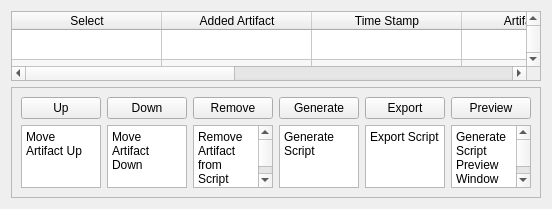
              <widget class="QWidget" name="script_accordion_16">
               <property name="geometry">
                <rect>
                 <x>0</x>
                 <y>0</y>
                 <width>548</width>
                 <height>197</height>
                </rect>
               </property>
               <attribute name="label">
                <string>Script</string>
               </attribute>
               <layout class="QVBoxLayout" name="script_verticallayout">
                <item>
                 <widget class="QTableWidget" name="table_tag_2">
                  <property name="acceptDrops">
                   <bool>false</bool>
                  </property>
                  <property name="editTriggers">
                   <set>QAbstractItemView::AnyKeyPressed|QAbstractItemView::DoubleClicked</set>
                  </property>
                  <property name="alternatingRowColors">
                   <bool>true</bool>
                  </property>
                  <property name="selectionBehavior">
                   <enum>QAbstractItemView::SelectRows</enum>
                  </property>
                  <property name="cornerButtonEnabled">
                   <bool>true</bool>
                  </property>
                  <property name="rowCount">
                   <number>10</number>
                  </property>
                  <attribute name="horizontalHeaderCascadingSectionResizes">
                   <bool>true</bool>
                  </attribute>
                  <attribute name="horizontalHeaderMinimumSectionSize">
                   <number>20</number>
                  </attribute>
                  <attribute name="horizontalHeaderDefaultSectionSize">
                   <number>150</number>
                  </attribute>
                  <attribute name="horizontalHeaderShowSortIndicator" stdset="0">
                   <bool>true</bool>
                  </attribute>
                  <attribute name="horizontalHeaderStretchLastSection">
                   <bool>true</bool>
                  </attribute>
                  <attribute name="verticalHeaderVisible">
                   <bool>false</bool>
                  </attribute>
                  <attribute name="verticalHeaderCascadingSectionResizes">
                   <bool>true</bool>
                  </attribute>
                  <attribute name="verticalHeaderShowSortIndicator" stdset="0">
                   <bool>true</bool>
                  </attribute>
                  <row/>
                  <row/>
                  <row/>
                  <row/>
                  <row/>
                  <row/>
                  <row/>
                  <row/>
                  <row/>
                  <row/>
                  <column>
                   <property name="text">
                    <string>Select</string>
                   </property>
                  </column>
                  <column>
                   <property name="text">
                    <string>Added Artifact</string>
                   </property>
                  </column>
                  <column>
                   <property name="text">
                    <string>Time Stamp</string>
                   </property>
                  </column>
                  <column>
                   <property name="text">
                    <string>Artifact Type</string>
                   </property>
                  </column>
                  <column>
                   <property name="text">
                    <string>Tag</string>
                   </property>
                  </column>
                  <column>
                   <property name="text">
                    <string>MAC Address</string>
                   </property>
                  </column>
                  <column>
                   <property name="text">
                    <string>Description</string>
                   </property>
                  </column>
                  <item row="0" column="0">
                   <property name="text">
                    <string/>
                   </property>
                   <property name="checkState">
                    <enum>Unchecked</enum>
                   </property>
                  </item>
                  <item row="0" column="1">
                   <property name="text">
                    <string/>
                   </property>
                   <property name="flags">
                    <set>ItemIsSelectable|ItemIsUserCheckable|ItemIsEnabled</set>
                   </property>
                  </item>
                  <item row="0" column="3">
                   <property name="text">
                    <string/>
                   </property>
                   <property name="flags">
                    <set>ItemIsSelectable</set>
                   </property>
                  </item>
                  <item row="0" column="4">
                   <property name="text">
                    <string/>
                   </property>
                   <property name="flags">
                    <set>ItemIsSelectable|ItemIsEditable|ItemIsEnabled</set>
                   </property>
                  </item>
                  <item row="1" column="0">
                   <property name="text">
                    <string/>
                   </property>
                   <property name="checkState">
                    <enum>Unchecked</enum>
                   </property>
                  </item>
                  <item row="1" column="1">
                   <property name="text">
                    <string/>
                   </property>
                   <property name="flags">
                    <set>ItemIsSelectable|ItemIsUserCheckable|ItemIsEnabled</set>
                   </property>
                  </item>
                  <item row="1" column="3">
                   <property name="text">
                    <string/>
                   </property>
                   <property name="flags">
                    <set>ItemIsSelectable</set>
                   </property>
                  </item>
                  <item row="1" column="4">
                   <property name="text">
                    <string/>
                   </property>
                   <property name="flags">
                    <set>ItemIsSelectable|ItemIsEditable|ItemIsEnabled</set>
                   </property>
                  </item>
                  <item row="2" column="0">
                   <property name="text">
                    <string/>
                   </property>
                   <property name="checkState">
                    <enum>Unchecked</enum>
                   </property>
                  </item>
                  <item row="2" column="1">
                   <property name="text">
                    <string/>
                   </property>
                   <property name="flags">
                    <set>ItemIsSelectable|ItemIsUserCheckable|ItemIsEnabled</set>
                   </property>
                  </item>
                  <item row="2" column="3">
                   <property name="text">
                    <string/>
                   </property>
                   <property name="flags">
                    <set>ItemIsSelectable</set>
                   </property>
                  </item>
                  <item row="2" column="4">
                   <property name="text">
                    <string/>
                   </property>
                   <property name="flags">
                    <set>ItemIsSelectable|ItemIsEditable|ItemIsEnabled</set>
                   </property>
                  </item>
                  <item row="3" column="0">
                   <property name="text">
                    <string/>
                   </property>
                   <property name="checkState">
                    <enum>Unchecked</enum>
                   </property>
                  </item>
                  <item row="3" column="1">
                   <property name="text">
                    <string/>
                   </property>
                   <property name="flags">
                    <set>ItemIsSelectable|ItemIsUserCheckable|ItemIsEnabled</set>
                   </property>
                  </item>
                  <item row="3" column="3">
                   <property name="text">
                    <string/>
                   </property>
                   <property name="flags">
                    <set>ItemIsSelectable</set>
                   </property>
                  </item>
                  <item row="3" column="4">
                   <property name="text">
                    <string/>
                   </property>
                   <property name="flags">
                    <set>ItemIsSelectable|ItemIsEditable|ItemIsEnabled</set>
                   </property>
                  </item>
                  <item row="4" column="0">
                   <property name="text">
                    <string/>
                   </property>
                   <property name="checkState">
                    <enum>Unchecked</enum>
                   </property>
                  </item>
                  <item row="4" column="1">
                   <property name="text">
                    <string/>
                   </property>
                   <property name="flags">
                    <set>ItemIsSelectable|ItemIsUserCheckable|ItemIsEnabled</set>
                   </property>
                  </item>
                  <item row="4" column="3">
                   <property name="text">
                    <string/>
                   </property>
                   <property name="flags">
                    <set>ItemIsSelectable</set>
                   </property>
                  </item>
                  <item row="4" column="4">
                   <property name="text">
                    <string/>
                   </property>
                   <property name="flags">
                    <set>ItemIsSelectable|ItemIsEditable|ItemIsEnabled</set>
                   </property>
                  </item>
                  <item row="5" column="0">
                   <property name="text">
                    <string/>
                   </property>
                   <property name="checkState">
                    <enum>Unchecked</enum>
                   </property>
                  </item>
                  <item row="5" column="1">
                   <property name="text">
                    <string/>
                   </property>
                   <property name="flags">
                    <set>ItemIsSelectable|ItemIsUserCheckable|ItemIsEnabled</set>
                   </property>
                  </item>
                  <item row="5" column="3">
                   <property name="text">
                    <string/>
                   </property>
                   <property name="flags">
                    <set>ItemIsSelectable</set>
                   </property>
                  </item>
                  <item row="5" column="4">
                   <property name="text">
                    <string/>
                   </property>
                   <property name="flags">
                    <set>ItemIsSelectable|ItemIsEditable|ItemIsEnabled</set>
                   </property>
                  </item>
                  <item row="6" column="0">
                   <property name="text">
                    <string/>
                   </property>
                   <property name="checkState">
                    <enum>Unchecked</enum>
                   </property>
                  </item>
                  <item row="6" column="1">
                   <property name="text">
                    <string/>
                   </property>
                   <property name="flags">
                    <set>ItemIsSelectable|ItemIsUserCheckable|ItemIsEnabled</set>
                   </property>
                  </item>
                  <item row="6" column="3">
                   <property name="text">
                    <string/>
                   </property>
                   <property name="flags">
                    <set>ItemIsSelectable</set>
                   </property>
                  </item>
                  <item row="6" column="4">
                   <property name="text">
                    <string/>
                   </property>
                   <property name="flags">
                    <set>ItemIsSelectable|ItemIsEditable|ItemIsEnabled</set>
                   </property>
                  </item>
                  <item row="7" column="0">
                   <property name="text">
                    <string/>
                   </property>
                   <property name="checkState">
                    <enum>Unchecked</enum>
                   </property>
                  </item>
                  <item row="7" column="1">
                   <property name="text">
                    <string/>
                   </property>
                   <property name="flags">
                    <set>ItemIsSelectable|ItemIsUserCheckable|ItemIsEnabled</set>
                   </property>
                  </item>
                  <item row="7" column="3">
                   <property name="text">
                    <string/>
                   </property>
                   <property name="flags">
                    <set>ItemIsSelectable</set>
                   </property>
                  </item>
                  <item row="7" column="4">
                   <property name="text">
                    <string/>
                   </property>
                   <property name="flags">
                    <set>ItemIsSelectable|ItemIsEditable|ItemIsEnabled</set>
                   </property>
                  </item>
                 </widget>
                </item>
                <item>
                 <widget class="QFrame" name="script_pushbutton_frame">
                  <property name="maximumSize">
                   <size>
                    <width>16777215</width>
                    <height>111</height>
                   </size>
                  </property>
                  <property name="frameShape">
                   <enum>QFrame::StyledPanel</enum>
                  </property>
                  <property name="frameShadow">
                   <enum>QFrame::Raised</enum>
                  </property>
                  <layout class="QGridLayout" name="script_pushbutton_gridlayout">
                   <item row="0" column="0" alignment="Qt::AlignLeft">
                    <widget class="QPushButton" name="script_moveup_btn">
                     <property name="text">
                      <string>Up</string>
                     </property>
                    </widget>
                   </item>
                   <item row="0" column="1" alignment="Qt::AlignLeft">
                    <widget class="QPushButton" name="script_movedown_btn">
                     <property name="text">
                      <string>Down</string>
                     </property>
                    </widget>
                   </item>
                   <item row="0" column="2" alignment="Qt::AlignLeft">
                    <widget class="QPushButton" name="script_remove_btn">
                     <property name="text">
                      <string>Remove</string>
                     </property>
                    </widget>
                   </item>
                   <item row="0" column="3" alignment="Qt::AlignLeft">
                    <widget class="QPushButton" name="script_generate_btn">
                     <property name="text">
                      <string>Generate</string>
                     </property>
                    </widget>
                   </item>
                   <item row="0" column="4" alignment="Qt::AlignLeft">
                    <widget class="QPushButton" name="script_export_btn">
                     <property name="text">
                      <string>Export</string>
                     </property>
                    </widget>
                   </item>
                   <item row="0" column="5" alignment="Qt::AlignLeft">
                    <widget class="QPushButton" name="script_preview_btn">
                     <property name="text">
                      <string>Preview</string>
                     </property>
                    </widget>
                   </item>
                   <item row="1" column="0">
                    <widget class="QPlainTextEdit" name="script_moveup_text">
                     <property name="readOnly">
                      <bool>true</bool>
                     </property>
                     <property name="plainText">
                      <string>Move Artifact Up</string>
                     </property>
                     <property name="backgroundVisible">
                      <bool>false</bool>
                     </property>
                    </widget>
                   </item>
                   <item row="1" column="1">
                    <widget class="QPlainTextEdit" name="script_movedown_text">
                     <property name="readOnly">
                      <bool>true</bool>
                     </property>
                     <property name="plainText">
                      <string>Move Artifact Down</string>
                     </property>
                    </widget>
                   </item>
                   <item row="1" column="2">
                    <widget class="QPlainTextEdit" name="script_remove_text">
                     <property name="readOnly">
                      <bool>true</bool>
                     </property>
                     <property name="plainText">
                      <string>Remove Artifact from Script Creation Table</string>
                     </property>
                    </widget>
                   </item>
                   <item row="1" column="3">
                    <widget class="QPlainTextEdit" name="script_generate_text">
                     <property name="readOnly">
                      <bool>true</bool>
                     </property>
                     <property name="plainText">
                      <string>Generate Script</string>
                     </property>
                    </widget>
                   </item>
                   <item row="1" column="4">
                    <widget class="QPlainTextEdit" name="script_export_text">
                     <property name="readOnly">
                      <bool>true</bool>
                     </property>
                     <property name="plainText">
                      <string>Export Script</string>
                     </property>
                    </widget>
                   </item>
                   <item row="1" column="5">
                    <widget class="QPlainTextEdit" name="script_preview_text">
                     <property name="readOnly">
                      <bool>true</bool>
                     </property>
                     <property name="plainText">
                      <string>Generate Script Preview Window</string>
                     </property>
                    </widget>
                   </item>
                  </layout>
                 </widget>
                </item>
               </layout>
              </widget>
